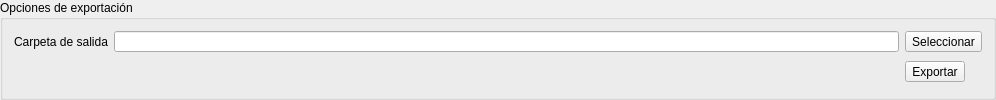
          <widget class="QgsCollapsibleGroupBox" name="mGroupBox_6">
           <property name="sizePolicy">
            <sizepolicy hsizetype="Expanding" vsizetype="Fixed">
             <horstretch>0</horstretch>
             <verstretch>0</verstretch>
            </sizepolicy>
           </property>
           <property name="minimumSize">
            <size>
             <width>0</width>
             <height>0</height>
            </size>
           </property>
           <property name="maximumSize">
            <size>
             <width>16777215</width>
             <height>16777215</height>
            </size>
           </property>
           <property name="title">
            <string>Opciones de exportación</string>
           </property>
           <property name="scrollOnExpand">
            <bool>true</bool>
           </property>
           <layout class="QGridLayout" name="gridLayout_12">
            <item row="1" column="0" colspan="2">
             <spacer name="horizontalSpacer_2">
              <property name="sizePolicy">
               <sizepolicy hsizetype="Minimum" vsizetype="Minimum">
                <horstretch>0</horstretch>
                <verstretch>0</verstretch>
               </sizepolicy>
              </property>
              <property name="orientation">
               <enum>Qt::Horizontal</enum>
              </property>
              <property name="sizeHint" stdset="0">
               <size>
                <width>885</width>
                <height>28</height>
               </size>
              </property>
             </spacer>
            </item>
            <item row="1" column="2">
             <widget class="QToolButton" name="toolButton_ExportMap_3D_2D">
              <property name="sizePolicy">
               <sizepolicy hsizetype="Fixed" vsizetype="Fixed">
                <horstretch>0</horstretch>
                <verstretch>0</verstretch>
               </sizepolicy>
              </property>
              <property name="text">
               <string>Exportar</string>
              </property>
             </widget>
            </item>
            <item row="0" column="0">
             <widget class="QLabel" name="label_5">
              <property name="sizePolicy">
               <sizepolicy hsizetype="Fixed" vsizetype="Preferred">
                <horstretch>0</horstretch>
                <verstretch>0</verstretch>
               </sizepolicy>
              </property>
              <property name="text">
               <string>Carpeta de salida</string>
              </property>
             </widget>
            </item>
            <item row="0" column="2">
             <widget class="QToolButton" name="toolButtonSelectFolder_3D_2D">
              <property name="sizePolicy">
               <sizepolicy hsizetype="Fixed" vsizetype="Fixed">
                <horstretch>0</horstretch>
                <verstretch>0</verstretch>
               </sizepolicy>
              </property>
              <property name="text">
               <string>Seleccionar</string>
              </property>
             </widget>
            </item>
            <item row="0" column="1">
             <widget class="QLineEdit" name="lineEdit_Folder_2">
              <property name="sizePolicy">
               <sizepolicy hsizetype="Ignored" vsizetype="Ignored">
                <horstretch>0</horstretch>
                <verstretch>0</verstretch>
               </sizepolicy>
              </property>
              <property name="minimumSize">
               <size>
                <width>0</width>
                <height>0</height>
               </size>
              </property>
              <property name="text">
               <string/>
              </property>
             </widget>
            </item>
           </layout>
          </widget>
